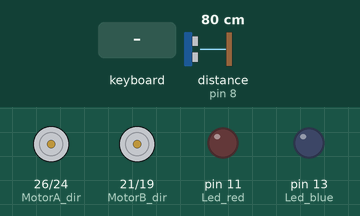
Bench run of a program on a simulated Raspberry Pi (header pin numbers). On the bench: direction and speed pins drawn as motors (green arrow = direction pin HIGH = forward, orange = LOW = backward, longer = more drive), output pins drawn as LEDs (lit = HIGH). The inputs (shaded band) are chosen by the test bench; at power-on: distance to the obstacle (sensor on pin 8) 80 cm. The full-screen text the program places in the terminal is not drawn; the clock reads 2024-03-15 10:24:30 at power-on unless the program sets it.

Above: at 1.2 s.
1.3 s: key up typed on the keyboard
At 2.0 s:
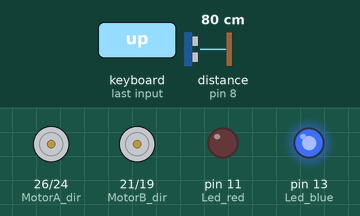
2.8 s: distance to the obstacle (sensor on pin 8) set to 12 cm
4.3 s: distance to the obstacle (sensor on pin 8) set to 9 cm
At 5.5 s:
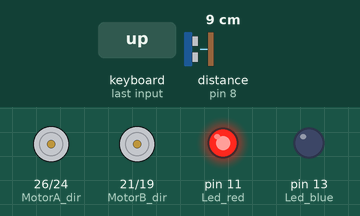
5.8 s: key down typed on the keyboard
At 6.4 s:
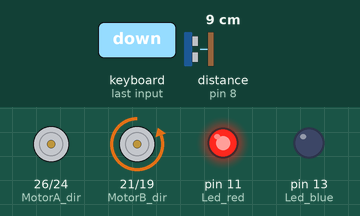
7.3 s: key right typed on the keyboard
8.8 s: key left typed on the keyboard
At 9.9 s:
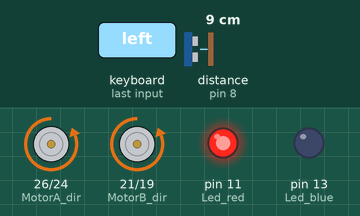
Timing chart, 0 to 11.3 s (numbered marks = the images above; inputs shaded):
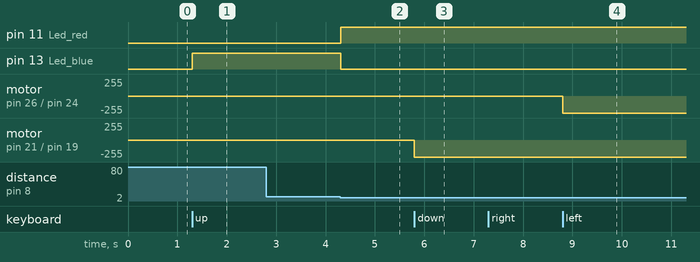

Measured:
- the behaviour switches between 11 and 10 cm on distance to the obstacle (sensor on pin 8) (found by bisection; images 1 and 2)
- after the input at 1.3 s, pin 13 (Led_blue): LOW → HIGH at once
- after the input at 2.8 s, every drawn part: stays the same
- after the input at 4.3 s, pin 11 (Led_red): LOW → HIGH at once; pin 13 (Led_blue): HIGH → LOW at once
- after the input at 5.8 s, motor on pin 21 (MotorB_dir) / pin 19 (MotorB_speed): stopped → backward 255/255 at once
- after the input at 8.8 s, motor on pin 26 (MotorA_dir) / pin 24 (MotorA_speed): stopped → backward 255/255 at once

The program:

robot_steering.py
```python
#!/usr/bin/python
import os
import time
import RPi.GPIO as GPIO
import curses
stdscr = curses.initscr()
curses.cbreak()
stdscr.keypad(1)

#GPIO.setmode(GPIO.BCM) #used for chip numbering
GPIO.setmode(GPIO.BOARD) #used for board numbering, better when using multiple types of pi
GPIO.setwarnings(False)

# Settings
Led_blue = 13        #Pin 13 on the board or 21 BCM rev1
Led_red = 11         #Pin 11 on the board or 17 BCM rev1
Buzzer = 15          #Pin 15 on the board or 22 BCM rev1
Button_left = 7      #Pin 7 on the board or 4 BCM rev1
Button_right = 12    #Pin 12 on the board or 18 BCM rev1
Servo_pan = 22       #Pin 22 on the board or 25 BCM rev1
Servo_tilt = 18      #Pin 18 on the board or 24 BCM rev1
Sonar = 8           #Pin 8 on the board or 14 BCM rev1
MotorA_dir = 26       #Pin 26 on the board or 7 BCM rev1
MotorA_speed = 24     #Pin 24 on the board or 8 BCM rev1
MotorB_dir = 21       #Pin 21 on the board or 9 BCM rev1
MotorB_speed = 19    #Pin 19 on the board or 10 BCM rev1

GPIO.setup(Button_right, GPIO.IN)
GPIO.setup(Button_left, GPIO.IN)
GPIO.setup(MotorB_speed, GPIO.OUT)
GPIO.setup(MotorB_dir, GPIO.OUT)
GPIO.setup(MotorA_speed, GPIO.OUT)
GPIO.setup(MotorA_dir, GPIO.OUT)
GPIO.setup(Led_blue, GPIO.OUT)
GPIO.setup(Led_red, GPIO.OUT)

#set the functions
# switch Driving Motor on backwards
def drive_backwards():
    GPIO.output (MotorB_speed, 1)
    GPIO.output (MotorB_dir, 0)

#set the safety distance for obstacles
safety_distance = 10

# switch Driving Motor on forwards
def drive_forwards():
    try:
        while True:
            GPIO.setup(Sonar, GPIO.OUT)
            GPIO.output(Sonar, True)
            time.sleep(0.00001)
            GPIO.output(Sonar, False)
            start = time.time()
            count = time.time()
            GPIO.setup(Sonar, GPIO.IN)
            while GPIO.input(Sonar)==0 and time.time()-count<0.1:
                start = time.time()
            stop=time.time()
            while GPIO.input(Sonar)==1:
               stop = time.time()
            # Calculate pulse length
            elapsed = stop-start
            # Distance pulse travelled in that time is time
            # multiplied by the speed of sound (cm/s)
            distance = elapsed * 34000
            # That was the distance there and back so halve the value
            distance = distance / 2

            if safety_distance<distance:
                GPIO.output (Led_blue, 1)
                GPIO.output (Led_red, 0)
                GPIO.output (MotorB_speed, 0)
                GPIO.output (MotorB_dir, 1)
            else:
                GPIO.output (Led_blue, 0)
                GPIO.output (Led_red, 1)
                drive_stop()
                break
            time.sleep(0.1)
    except KeyboardInterrupt:
        GPIO.cleanup()


# switch Driving Motor off
def drive_stop():
    GPIO.output (MotorB_speed, 0)
    GPIO.output (MotorB_dir, 0)

# switch Steering Motor left
def steering_left():
    GPIO.output (MotorA_speed, 1)
    GPIO.output (MotorA_dir, 0)

# switch Steering Motor right
def steering_right():
    GPIO.output (MotorA_speed, 0)
    GPIO.output (MotorA_dir, 1)

# switch Steering Motor off
def steering_stop():
    GPIO.output (MotorA_speed, 0)
    GPIO.output (MotorA_dir, 0)

def drive_avoid():
    steering_left()
    drive_backwards()
    time.sleep(1)
    drive_stop()
    steering_stop()


stdscr.addstr(0,10,"Hit 'q' to quit")
stdscr.refresh()

key = ''
while key != ord('q'):
    key = stdscr.getch()
    stdscr.refresh()
    if key == curses.KEY_UP:
        drive_forwards()
        time.sleep(0.1)
    elif key == curses.KEY_DOWN:
        drive_backwards()
        time.sleep(0.1)
    elif key == curses.KEY_RIGHT:
        steering_right()
        time.sleep(0.1)
    elif key == curses.KEY_LEFT:
        steering_left()
        time.sleep(0.1)
    elif key == curses.KEY_HOME:
        drive_stop()
        steering_stop()
        time.sleep(0.1)

curses.endwin()
```
